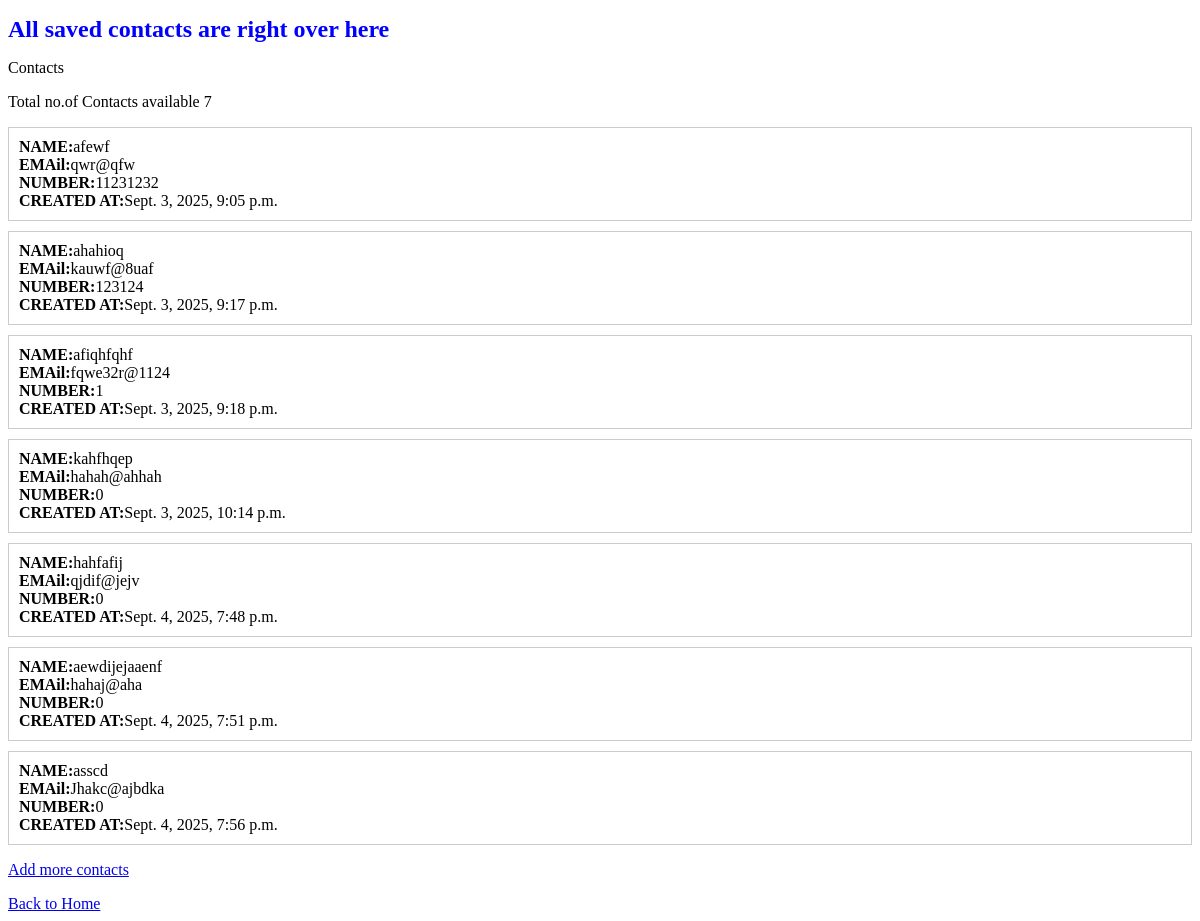
The page /contacts/ on the database as committed earlier.
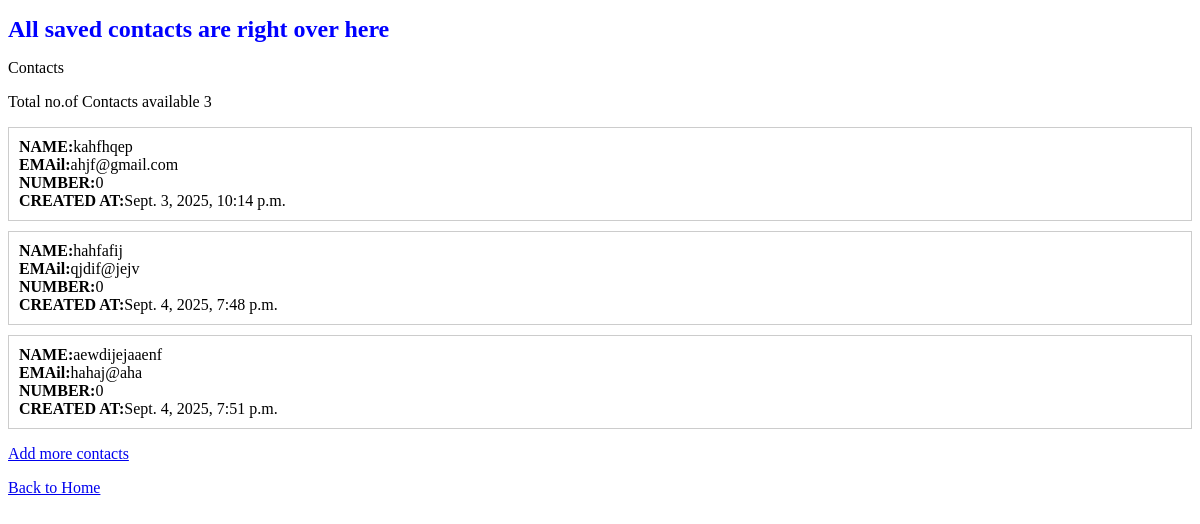
The same page on the database as committed later.
### portfolio/models.py (models this page shows, shortened)
class Contact(models.Model):
    name = models.CharField(max_length =20)
    number=models.CharField(max_length = 10)
    email=models.EmailField()
    created_at =models.DateTimeField(auto_now_add=True)

### portfolio/views.py (the view)
# urls.py: path('contacts/', views.contact_list, name='contact_list'),
def contact_list(request):
    all_contacts=Contact.objects.all()
    return render(request, "contact_list.html", {
        'contacts' : all_contacts
    })

### templates/contact_list.html (shortened to what this page needs)
<!DOCTYPE html>
<html>
<head>
</head>
<body>
<h1>All saved contacts are right over here</h1>
<label>Contacts</label>
    <p>
        Total no.of Contacts available {{ contacts|length }}
    </p>
    {% for contact in contacts %}
    <div style="border: 1px solid #ccc; padding: 10px; margin: 10px 0;">
        <strong>NAME:</strong>{{contact.name}}<br>
        <strong>EMAil:</strong>{{contact.email}}<br>
        <strong>NUMBER:</strong>{{contact.number}}<br>
        <strong>CREATED AT:</strong>{{contact.created_at}}<br>
    </div>
{% endfor %}
<p>
<a href="/contact/">Add more contacts</a>
    </p>
    <a href="/">Back to Home</a>
</body>
</html>

### templates/contact_list.html (style rules this page uses)
h1 { color: blue; font-size: 24px; }

Rows that differ between the two databases and show on the page:
removed Contact: name "afewf", email "qwr@qfw", number "11231232", created_at "Sept. 3, 2025, 9:05 p.m."
removed Contact: name "ahahioq", email "kauwf@8uaf", number "123124", created_at "Sept. 3, 2025, 9:17 p.m."
removed Contact: name "afiqhfqhf", email "fqwe32r@1124", number "1", created_at "Sept. 3, 2025, 9:18 p.m."
removed Contact: name "asscd", email "Jhakc@ajbdka", number "0", created_at "Sept. 4, 2025, 7:56 p.m."
changed Contact "kahfhqep": email "hahah@ahhah" → "ahjf@gmail.com"
Other text that changed with them:
{{ contacts|length }}: "7" → "3"
